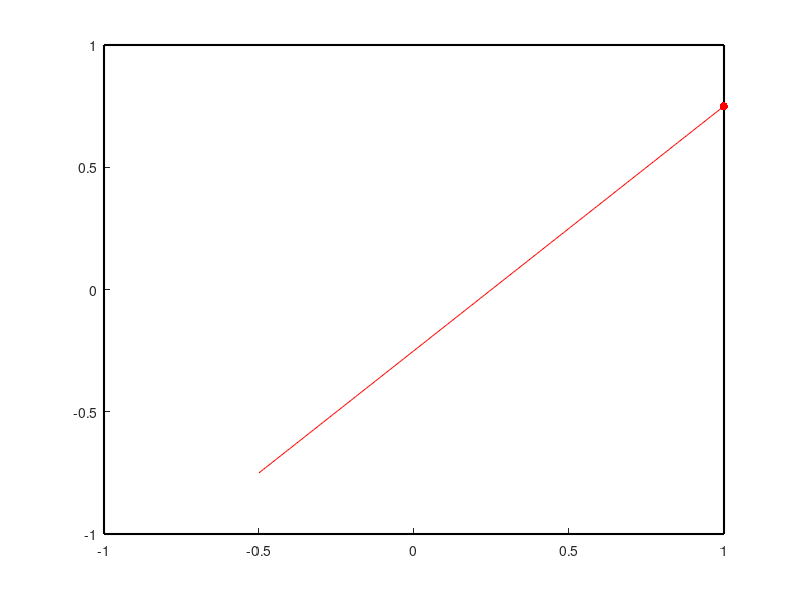

Reproduce this figure in MATLAB. (Note: this script raises an error after producing the figure.)
clear, clc, close all

% Give the light some initial conditions
startPosition = [-0.5, -0.75];
startAngle = 45*(pi/180);
dDist = 0.01;

% Generate the environment
figure;
bounds = patch([-1.0, -1.0, 1.0, 1.0],[1.0, -1.0, -1.0, 1.0],'FaceColor','none','EdgeColor','k','Linewidth',1.5);
xlim([-1.0 1.0]);
ylim([-1.0 1.0]);

hold on;
s = scatter(startPosition(1), startPosition(2),'r','filled');
p = plot(startPosition(1), startPosition(2), 'r-');
q = quiver(startPosition(1), startPosition(2), (cos(startAngle)*0.1), (sin(startAngle)*0.1));
hold off;

% Begin the simulation
simDone = false;
currentPos = startPosition;
currentAngle = startAngle;
numberOfTicks = 1;
while ~simDone

  % Advance the beam using the position and angle
  nextPos = currentPos + ([cos(currentAngle), sin(currentAngle)].*dDist);

  % Check to see if +x wall is hit
  if nextPos(1) >= 1.0
    % Calculate reflection vector
    normalVector = [-1.0, nextPos(2)];
    normalVector = normalVector ./ vecnorm(normalVector);
    reflectionVec = currentPos - (2.*dot(currentPos,normalVector).*normalVector);
    a
  endif

  currentPos = nextPos;

  % Update plot
  set(s,{'XData','YData'},{currentPos(1),currentPos(2)});
  set(p,{'XData','YData'},{[get(p,'XData'),currentPos(1)],[get(p,'YData'),currentPos(2)]});
  set(q,{'XData','YData','UData','VData'},{currentPos(1), currentPos(2), cos(currentAngle)*0.1, sin(currentAngle)*0.1});
  drawnow();

  % Advance the simulation by one tick
  numberOfTicks = numberOfTicks + 1;

  if numberOfTicks >= 1000
    break;
  endif
end
